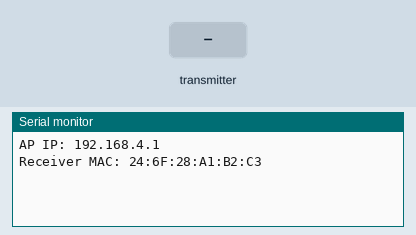
Recording of a sketch running on a simulated ESP32. Parts: the last lines printed to the serial monitor. Inputs (shaded band) come from the test bench.

Above: at 1.2 s.
1.3 s: the transmitter starts sending knee1 = 0
At 1.61 s:
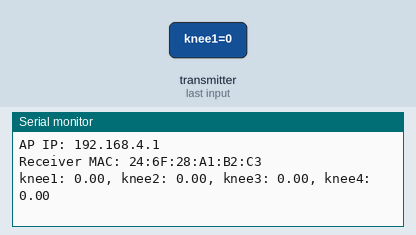
3.3 s: the transmitter starts sending knee2 = 25
At 3.61 s:
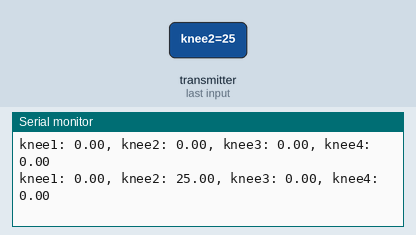
4.8 s: the transmitter starts sending knee3 = 25
At 5.11 s:
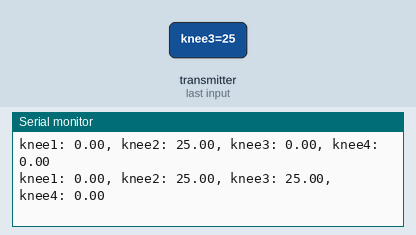
6.3 s: the transmitter starts sending knee4 = 25
At 6.61 s:
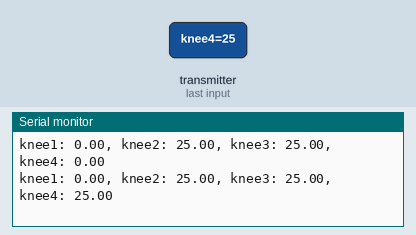
7.8 s: the transmitter starts sending knee1 = 25
At 8.11 s:
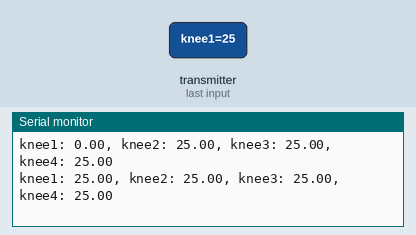
9.3 s: the transmitter starts sending knee2 = 0
At 9.61 s:
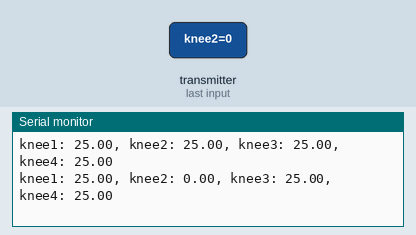

The sketch:

screen.ino
```cpp
#include <esp_now.h>
#include <WiFi.h>
#include <WebServer.h>
#include <DNSServer.h>


const char* ap_ssid = "KneeMonitor";

WebServer server(80);
DNSServer dnsServer;
const byte DNS_PORT = 53;

typedef struct struct_message {
  float knee1;
  float knee2;
  float knee3;
  float knee4;
} struct_message;

struct_message knee;

void onDataRecv(const uint8_t *mac, const uint8_t *data, int len) {
  memcpy(&knee, data, sizeof(knee));

  Serial.printf("knee1: %.2f, knee2: %.2f, knee3: %.2f, knee4: %.2f\n",
                knee.knee1, knee.knee2, knee.knee3, knee.knee4);
}


void handleRoot() {
  String html = "<!DOCTYPE html><html><head>"
    "<meta name='viewport' content='width=device-width, initial-scale=1'>"
    "<meta http-equiv='refresh' content='1'>"
    "<title>Knee Monitor</title>"
    "<style>"
    "body{font-family:sans-serif;text-align:center;background:#111;color:#eee;}"
    ".card{background:#222;margin:10px auto;padding:20px;border-radius:12px;max-width:300px;}"
    ".val{font-size:2em;color:#4caf50;}"
    "</style></head><body>"
    "<h1>Knee Sensor Data</h1>";

  html += "<div class='card'>Knee 1<div class='val'>" + String(knee.knee1, 2) + "</div></div>";
  html += "<div class='card'>Knee 2<div class='val'>" + String(knee.knee2, 2) + "</div></div>";
  html += "<div class='card'>Knee 3<div class='val'>" + String(knee.knee3, 2) + "</div></div>";
  html += "<div class='card'>Knee 4<div class='val'>" + String(knee.knee4, 2) + "</div></div>";

  html += "</body></html>";
  server.send(200, "text/html", html);
}


void handleNotFound() {
  server.sendHeader("Location", "http://192.168.4.1/", true);
  server.send(302, "text/plain", "");
}

void setup() {
  Serial.begin(115200);

  WiFi.mode(WIFI_AP_STA);
  WiFi.softAP(ap_ssid, NULL, 1);

  Serial.print("AP IP: ");
  Serial.println(WiFi.softAPIP());
  Serial.print("Receiver MAC: ");
  Serial.println(WiFi.macAddress());

  if (esp_now_init() != ESP_OK) {
    Serial.println("ESP-NOW init failed");
    return;
  }
  esp_now_register_recv_cb(onDataRecv);


  dnsServer.start(DNS_PORT, "*", WiFi.softAPIP());

  server.on("/", handleRoot);
  server.onNotFound(handleNotFound);
  server.begin();
}

void loop() {
  dnsServer.processNextRequest();
  server.handleClient();
}
```

Measured:
- after the input at 1.3 s, the serial monitor: prints a new line at once (image 1)
- after the input at 3.3 s, the serial monitor: prints a new line at once (image 2)
- after the input at 4.8 s, the serial monitor: prints a new line at once (image 3)
- after the input at 6.3 s, the serial monitor: prints a new line at once (image 4)
- after the input at 7.8 s, the serial monitor: prints a new line at once (image 5)
- after the input at 9.3 s, the serial monitor: prints a new line at once (image 6)
